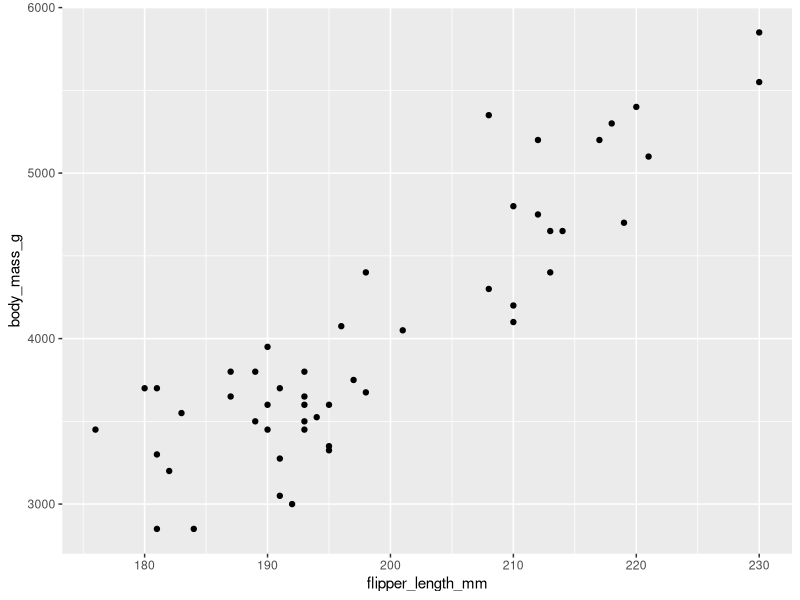
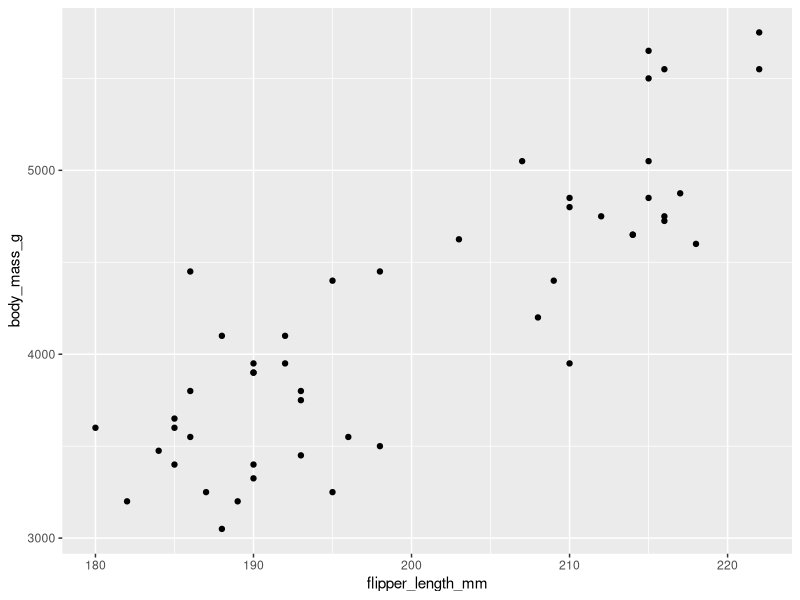
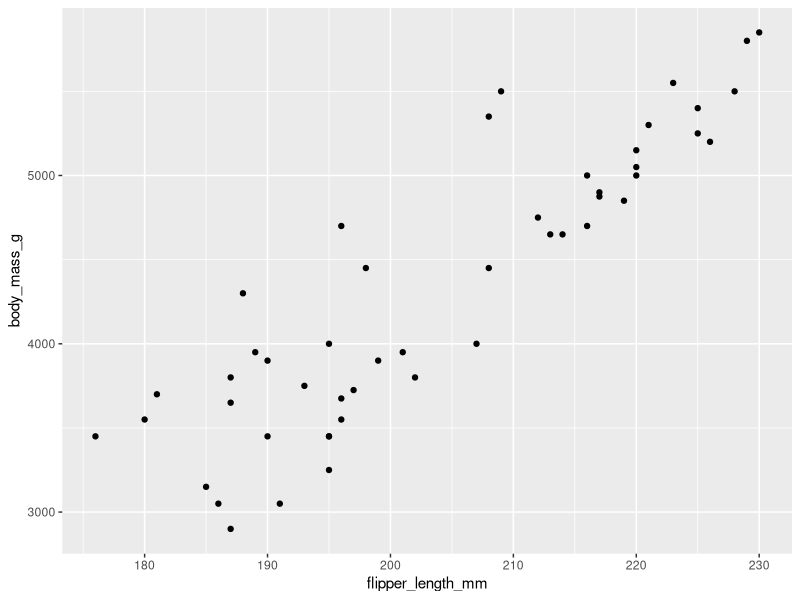
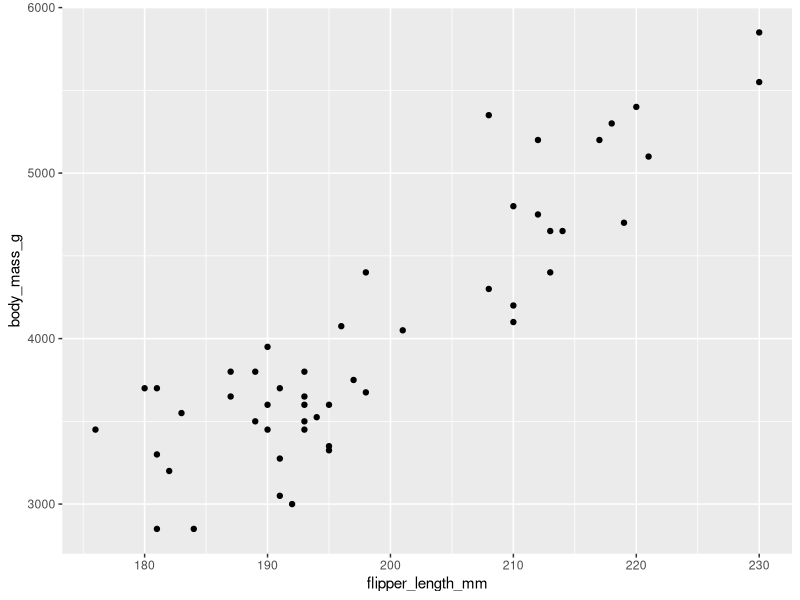
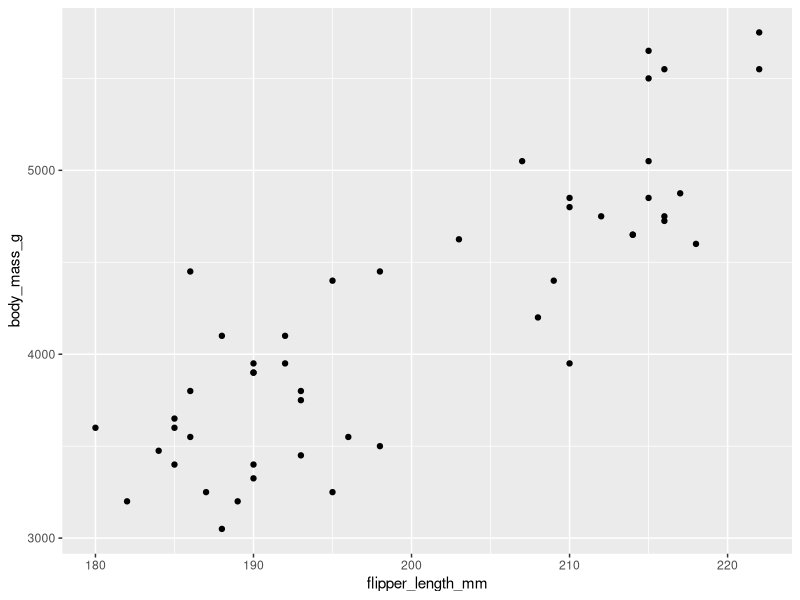
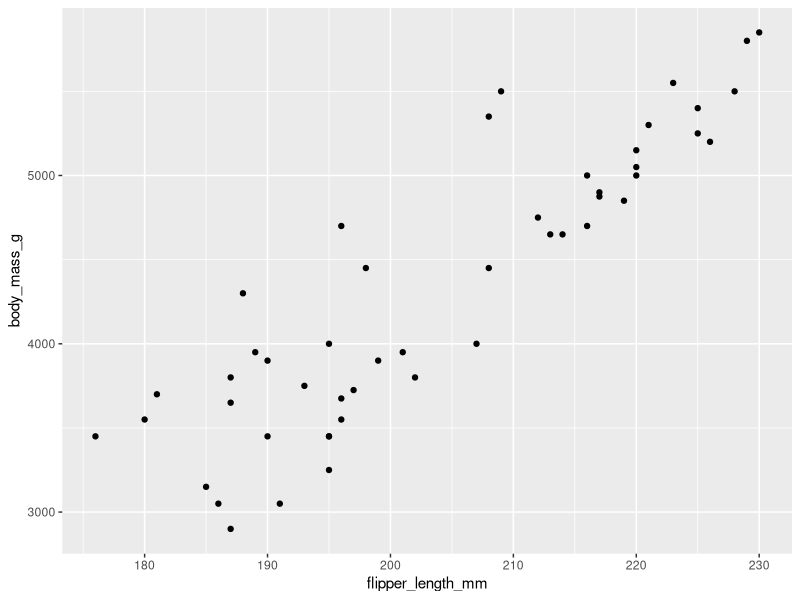

R code for these plots, in order:
## ---- chunk 1

library(palmerpenguins)
library(tidyverse)

knitr::opts_chunk$set(echo = TRUE)

# make several datasets

penguins_1 <- penguins %>% 
  sample_n(50)

penguins_2 <- penguins %>% 
  sample_n(50)

penguins_3 <- penguins %>% 
  sample_n(50)

lots_of_penguins <- list(penguins_1, penguins_2, penguins_3)

## ---- chunk 2

walk(lots_of_penguins, function(x) {
  
  p <- x %>% 
    ggplot(aes(flipper_length_mm, body_mass_g)) +
    geom_point()
  
  print(p)
})

## ---- chunk 3

walk(paste0("penguins_", 1 : 3), function(x) {
  
  df <- get(x) 
  
  p <- df %>% 
    ggplot(aes(flipper_length_mm, body_mass_g)) +
    geom_point()
  
  print(p)
})

